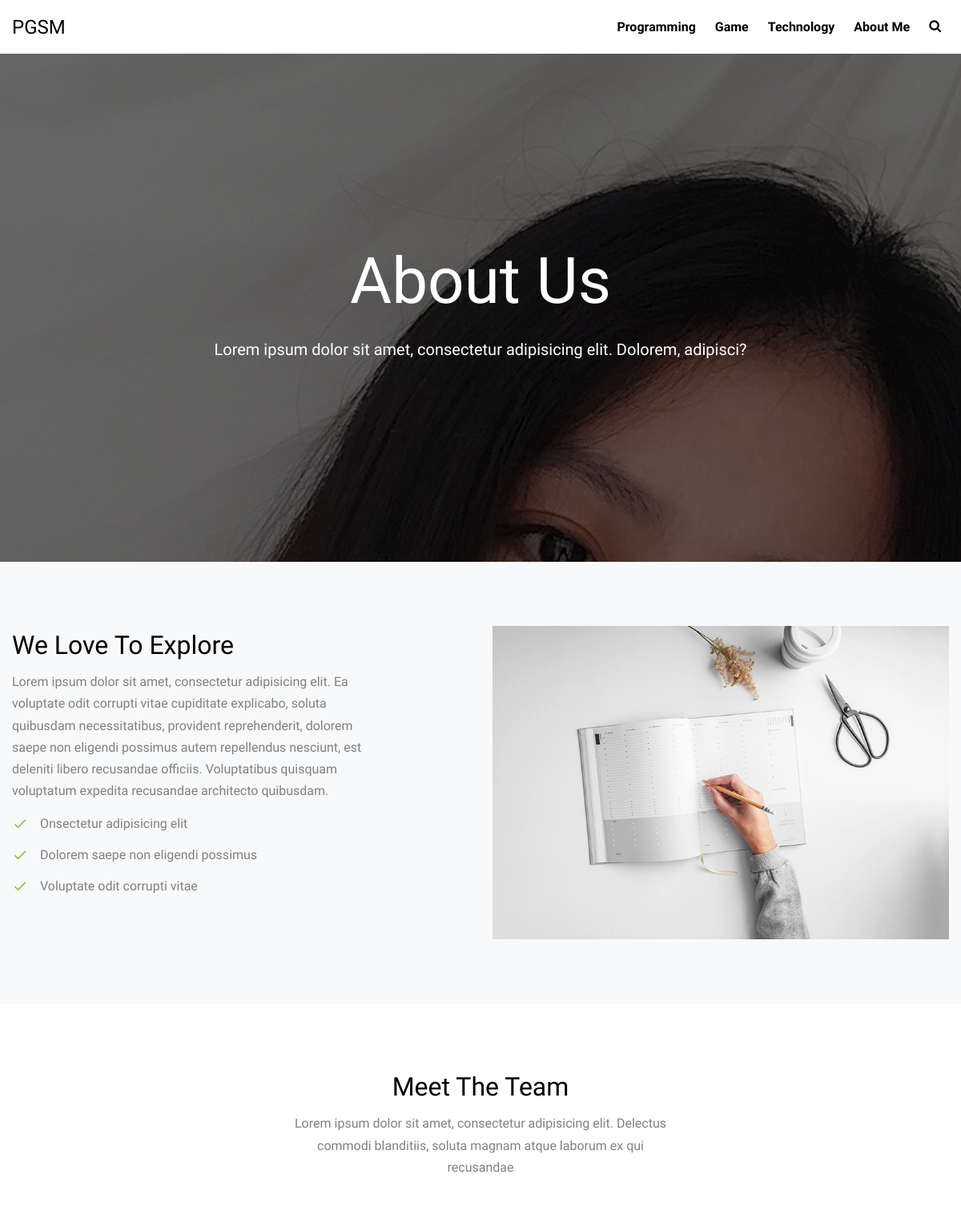
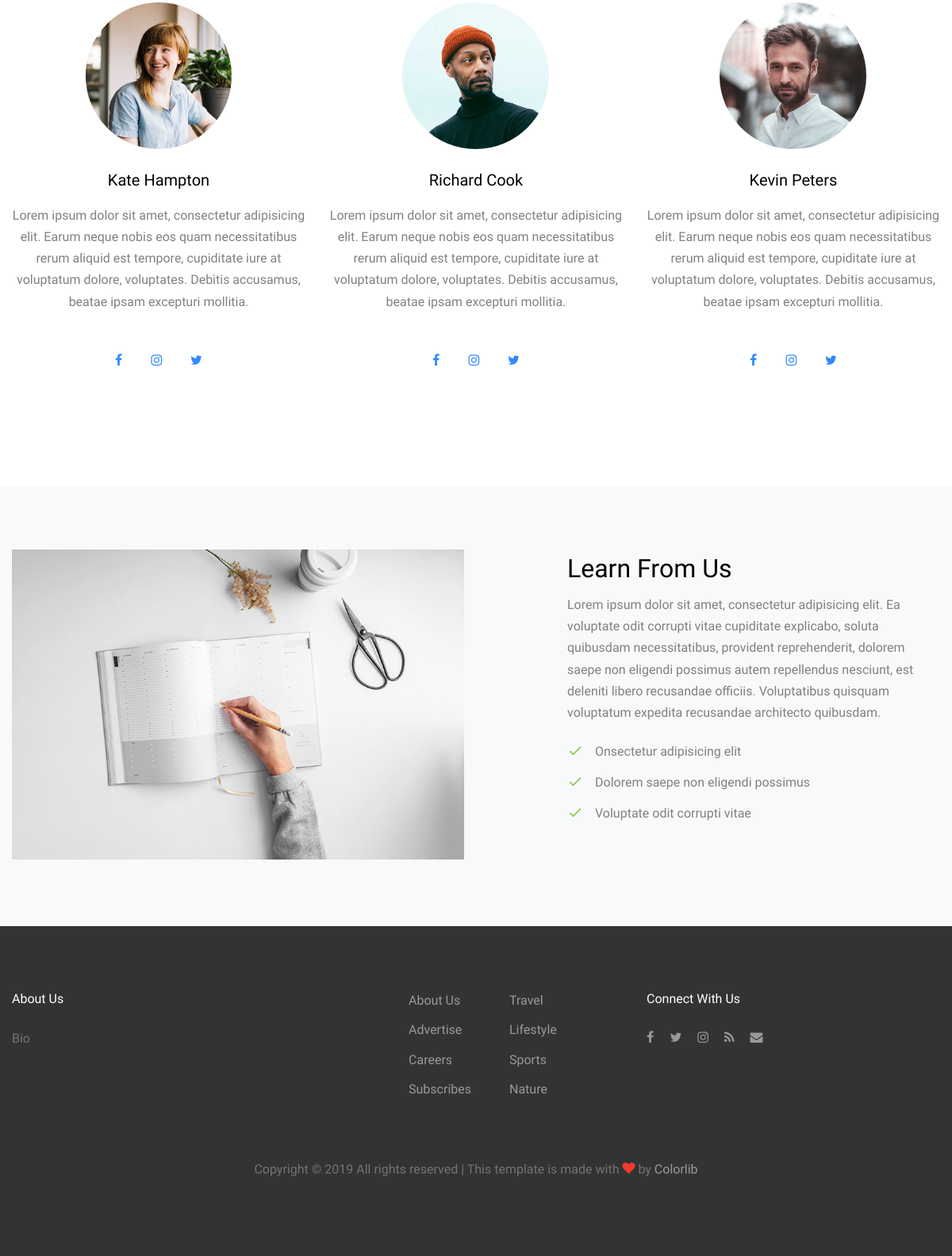
Page /about/minhanh on the committed database (2 pictures, top to bottom).
### blog/models.py (models this page shows, shortened)
class ArticleCategory(models.Model):
	name = models.CharField(max_length=100, unique=True)
	slug = models.SlugField(default='',editable=False)
	cover_img = models.ImageField(upload_to=('blog/article-category-cover'))
	summary = models.TextField(default="default summary")
	class Meta:
		verbose_name = "Article Category"
		verbose_name_plural = "Article Categories"
	def get_absolute_url(self):
		return reverse("blog:article-category", kwargs={"slug": self.slug})

class Profile(models.Model):
	user = models.OneToOneField(User, on_delete=models.CASCADE)
	nick_name = models.CharField(max_length=50,default='')
	bio = models.TextField(blank=True)
	address = models.TextField(blank=True)
	birth_date = models.DateField(null=True, blank=True)
	profile_pic = models.ImageField( upload_to="user/profile-pic", blank=True)

### blog/views.py (the view)
# urls.py: path('about/<str:user>',about, name='about')
def about(request, user):
	user = get_object_or_404(User, username=user)
	user_profile = Profile.objects.get(user=user)
	context = {
		'user_profile':user_profile
	}
	return render(request, 'blog/about.html',context)

### blog/templatetags/blog_tag_nav.py (called while the page is built)
@register.simple_tag
def blog_menu():
	menu = ArticleCategory.objects.all()
	return menu

@register.simple_tag
def blog_profile():
	user = User.objects.get(username='minhanh')
	profile = Profile.objects.get(user=user)
	return profile

### blog/templates/blog/about.html (shortened to what this page needs)
 {% extends 'base.html' %}
{% block content %}
    <div class="site-cover site-cover-sm same-height overlay single-page" style=" background-image: url('{{user_profile.profile_pic.url}}');">
      <div class="container">
        <div class="row same-height justify-content-center">
          <div class="col-md-12 col-lg-10">
            <div class="post-entry text-center">
              <h1 class="">About Us</h1>
              <p class="lead mb-4 text-white">Lorem ipsum dolor sit amet, consectetur adipisicing elit. Dolorem, adipisci?</p>
            </div>
          </div>
        </div>
      </div>
    </div>
    <div class="site-section bg-light">
      <div class="container">
        <div class="row">
          <div class="col-md-6 order-md-2">
            <img src="images/img_1.jpg" alt="Image" class="img-fluid">
          </div>
          <div class="col-md-5 mr-auto order-md-1">
            <h2>We Love To Explore</h2>
            <p>Lorem ipsum dolor sit amet, consectetur adipisicing elit. Ea voluptate odit corrupti vitae cupiditate explicabo, soluta quibusdam necessitatibus, provident reprehenderit, dolorem saepe non eligendi possimus autem repellendus nesciunt, est deleniti libero recusandae officiis. Voluptatibus quisquam voluptatum expedita recusandae architecto quibusdam.</p>
            <ul class="ul-check list-unstyled success">
              <li>Onsectetur adipisicing elit</li>
              <li>Dolorem saepe non eligendi possimus</li>
              <li>Voluptate odit corrupti vitae</li>
            </ul>
          </div>
        </div>
      </div>
    </div>
    <div class="site-section">
      <div class="container">
        <div class="row mb-5 justify-content-center">
          <div class="col-md-5 text-center">
            <h2>Meet The Team</h2>
            <p>Lorem ipsum dolor sit amet, consectetur adipisicing elit. Delectus commodi blanditiis, soluta magnam atque laborum ex qui recusandae</p>
          </div>
        </div>
        <div class="row">
          <div class="col-md-6 col-lg-4 mb-5 text-center">
            <img src="images/person_1.jpg" alt="Image" class="img-fluid w-50 rounded-circle mb-4">
            <h2 class="mb-3 h5">Kate Hampton</h2>
            <p>Lorem ipsum dolor sit amet, consectetur adipisicing elit. Earum neque nobis eos quam necessitatibus rerum aliquid est tempore, cupiditate iure at voluptatum dolore, voluptates. Debitis accusamus, beatae ipsam excepturi mollitia.</p>
            <p class="mt-5">
              <a href="#" class="p-3"><span class="icon-facebook"></span></a>
              <a href="#" class="p-3"><span class="icon-instagram"></span></a>
              <a href="#" class="p-3"><span class="icon-twitter"></span></a>
            </p>
          </div>
          <div class="col-md-6 col-lg-4 mb-5 text-center">
            <img src="images/person_2.jpg" alt="Image" class="img-fluid w-50 rounded-circle mb-4">
            <h2 class="mb-3 h5">Richard Cook</h2>
            <p>Lorem ipsum dolor sit amet, consectetur adipisicing elit. Earum neque nobis eos quam necessitatibus rerum aliquid est tempore, cupiditate iure at voluptatum dolore, voluptates. Debitis accusamus, beatae ipsam excepturi mollitia.</p>
            <p class="mt-5">
              <a href="#" class="p-3"><span class="icon-facebook"></span></a>
              <a href="#" class="p-3"><span class="icon-instagram"></span></a>
              <a href="#" class="p-3"><span class="icon-twitter"></span></a>
            </p>
          </div>
          <div class="col-md-6 col-lg-4 mb-5 text-center">
            <img src="images/person_3.jpg" alt="Image" class="img-fluid w-50 rounded-circle mb-4">
            <h2 class="mb-3 h5">Kevin Peters</h2>
            <p>Lorem ipsum dolor sit amet, consectetur adipisicing elit. Earum neque nobis eos quam necessitatibus rerum aliquid est tempore, cupiditate iure at voluptatum dolore, voluptates. Debitis accusamus, beatae ipsam excepturi mollitia.</p>
            <p class="mt-5">
              <a href="#" class="p-3"><span class="icon-facebook"></span></a>
              <a href="#" class="p-3"><span class="icon-instagram"></span></a>
              <a href="#" class="p-3"><span class="icon-twitter"></span></a>
            </p>
          </div>
        </div>
      </div>
    </div>
    <div class="site-section bg-light">
      <div class="container">
        <div class="row">
          <div class="col-md-6">
            <img src="images/img_1.jpg" alt="Image" class="img-fluid">
          </div>
          <div class="col-md-5 ml-auto">
            <h2>Learn From Us</h2>
            <p class="mb-4">Lorem ipsum dolor sit amet, consectetur adipisicing elit. Ea voluptate odit corrupti vitae cupiditate explicabo, soluta quibusdam necessitatibus, provident reprehenderit, dolorem saepe non eligendi possimus autem repellendus nesciunt, est deleniti libero recusandae officiis. Voluptatibus quisquam voluptatum expedita recusandae architecto quibusdam.</p>
            <ul class="ul-check list-unstyled success">
              <li>Onsectetur adipisicing elit</li>
              <li>Dolorem saepe non eligendi possimus</li>
              <li>Voluptate odit corrupti vitae</li>
            </ul>
          </div>
        </div>
      </div>
    </div>
{% endblock %}

### blog/templates/base.html (shortened to what this page needs)
{% load blog_tag_nav %}
{% load static %}
{% blog_menu as menu%}
{% blog_profile as profile %}
 <!DOCTYPE html>
<html lang="en">
  <head>
    <link rel="stylesheet" href="{% static 'blog/'%}fonts/icomoon/style.css">
    <link rel="stylesheet" href="{% static 'blog/'%}css/bootstrap.min.css">
    <link rel="stylesheet" href="{% static 'blog/'%}css/magnific-popup.css">
    <link rel="stylesheet" href="{% static 'blog/'%}css/jquery-ui.css">
    <link rel="stylesheet" href="{% static 'blog/'%}css/owl.carousel.min.css">
    <link rel="stylesheet" href="{% static 'blog/'%}css/owl.theme.default.min.css">
    <link rel="stylesheet" href="{% static 'blog/'%}css/bootstrap-datepicker.css">
    <link rel="stylesheet" href="{% static 'blog/'%}fonts/flaticon/font/flaticon.css">
    <link rel="stylesheet" href="{% static 'blog/'%}css/aos.css">
    <link rel="stylesheet" href="{% static 'blog/'%}css/style.css">
  </head>
  <body>
  <div class="site-wrap">
    {% block header %}
    <header class="site-navbar" role="banner">
      <div class="container-fluid">
        <div class="row align-items-center">
          <div class="col-4 site-logo">
            <a href="/" class="text-black h2 mb-0">PGSM</a>
          </div>
          <div class="col-8 text-right">
            <nav class="site-navigation" role="navigation">
              <ul class="site-menu js-clone-nav mr-auto d-none d-lg-block mb-0">
				        {% for item in menu %}
                <li><a href="{{item.get_absolute_url}}">{{ item.name|capfirst }}</a></li>
                {% endfor %}
                <li><a href="{% url "blog:about" "minhanh"%}">About Me</a></li>
                <li class="d-none d-lg-inline-block"><a href="#" class="js-search-toggle"><span class="icon-search"></span></a></li>
              </ul>
            </nav>
            <a href="#" class="site-menu-toggle js-menu-toggle text-black d-inline-block d-lg-none"></a></div>
          </div>
      </div>
    </header>
    {% endblock %}
  {% block content %}
	{% endblock %}
    {% block footer %}
    <div class="site-footer">
      <div class="container">
        <div class="row mb-5">
          <div class="col-md-4">
            <h3 class="footer-heading mb-4">About Us</h3>
            <p>Bio</p>
          </div>
          <div class="col-md-3 ml-auto">
            <ul class="list-unstyled float-left mr-5">
              <li><a href="#">About Us</a></li>
              <li><a href="#">Advertise</a></li>
              <li><a href="#">Careers</a></li>
              <li><a href="#">Subscribes</a></li>
            </ul>
            <ul class="list-unstyled float-left">
              <li><a href="#">Travel</a></li>
              <li><a href="#">Lifestyle</a></li>
              <li><a href="#">Sports</a></li>
              <li><a href="#">Nature</a></li>
            </ul>
          </div>
          <div class="col-md-4">
            <div>
              <h3 class="footer-heading mb-4">Connect With Us</h3>
              <p>
                <a href="#"><span class="icon-facebook pt-2 pr-2 pb-2 pl-0"></span></a>
                <a href="#"><span class="icon-twitter p-2"></span></a>
                <a href="#"><span class="icon-instagram p-2"></span></a>
                <a href="#"><span class="icon-rss p-2"></span></a>
                <a href="#"><span class="icon-envelope p-2"></span></a>
              </p>
            </div>
          </div>
        </div>
        <div class="row">
          <div class="col-12 text-center">
            <p>
              Copyright &copy; <script>document.write(new Date().getFullYear());</script> All rights reserved | This template is made with <i class="icon-heart text-danger" aria-hidden="true"></i> by <a href="https://colorlib.com" target="_blank" >Colorlib</a>
              </p>
          </div>
        </div>
      </div>
    </div>
    {% endblock %}
  </div>
  </body>
</html>

### static/blog/css/style.css (style rules this page uses)
body { line-height: 1.7; color: gray; font-weight: 300; font-size: 1rem; background: #fff; font-family: "Muli", -apple-system, BlinkMacSystemFont, "Segoe UI", Roboto, "Helvetica Neue", Arial, sans-serif, "Apple Color Emoji", "Segoe UI Emoji", "Segoe UI Symbol", "Noto Color Emoji"; }
a { -webkit-transition: .3s all ease; -o-transition: .3s all ease; transition: .3s all ease; color: #2f89fc; }
h1, h2, h3, h4, h5, .h1, .h2, .h3, .h4, .h5 { font-family: "Muli", -apple-system, BlinkMacSystemFont, "Segoe UI", Roboto, "Helvetica Neue", Arial, sans-serif, "Apple Color Emoji", "Segoe UI Emoji", "Segoe UI Symbol", "Noto Color Emoji"; line-height: 1.5; color: #000; }
.text-black { color: #000 !important; }
.site-wrap:before { -webkit-transition: .3s all ease-in-out; -o-transition: .3s all ease-in-out; transition: .3s all ease-in-out; background: rgba(0, 0, 0, 0.6); content: ""; position: absolute; z-index: 2000; top: 0; left: 0; right: 0; bottom: 0; opacity: 0; visibility: hidden; }
.site-section { padding: 2.5em 0; }
@media (min-width: 768px) { .site-section { padding: 5em 0; } }
.site-footer { padding: 4em 0; background: #333333; }
@media (min-width: 768px) { .site-footer { padding: 5em 0; } }
.site-footer p { color: #737373; }
.site-footer h2, .site-footer h3, .site-footer h4, .site-footer h5 { color: #fff; }
.site-footer a { color: #999999; }
.site-footer ul li { margin-bottom: 10px; }
.site-footer .footer-heading { font-size: 16px; color: #fff; }
.ul-check { margin-bottom: 50px; }
.ul-check li { position: relative; padding-left: 35px; margin-bottom: 15px; line-height: 1.5; }
.ul-check li:before { left: 0; font-size: 20px; top: -.3rem; font-family: "icomoon"; content: "\e5ca"; position: absolute; }
.ul-check.success li:before { color: #8bc34a; }
.site-navbar { margin-bottom: 0px; z-index: 1999; position: relative; width: 100%; background: #fff; }
.site-navbar .site-logo a { font-size: 1.5rem; }
.site-navbar .site-navigation .site-menu { margin-bottom: 0; }
.site-navbar .site-navigation .site-menu a { text-decoration: none !important; display: inline-block; }
.site-navbar .site-navigation .site-menu > li { display: inline-block; padding: 10px 10px; }
.site-navbar .site-navigation .site-menu > li > a { padding: 10px 0px; font-weight: 700; color: #000; text-decoration: none !important; }
.site-mobile-menu .site-nav-wrap { padding: 0; margin: 0; list-style: none; position: relative; }
.site-mobile-menu .site-nav-wrap a { padding: 10px 20px; display: block; position: relative; color: #212529; }
.site-mobile-menu .site-nav-wrap li { position: relative; display: block; }
.site-mobile-menu .site-nav-wrap > li { display: block; position: relative; float: left; width: 100%; }
.site-mobile-menu .site-nav-wrap > li > a { padding-left: 20px; font-size: 20px; }
.container { max-width: 1200px; }
.site-cover { background-size: cover; background-position: top center; position: relative; }
.site-cover.overlay:before { background: rgba(0, 0, 0, 0.6); position: absolute; content: ""; top: 0; left: 0; right: 0; bottom: 0; }
.site-cover, .site-cover .same-height { padding: 7em 0; }
.site-cover.single-page h1 { font-size: 2rem; color: #fff; }
@media (min-width: 992px) { .site-cover.single-page h1 { font-size: 5rem; } }

### rows in the picture
ArticleCategory: name "Programming"
ArticleCategory: name "Game"
ArticleCategory: name "Technology"
Profile: profile_pic (picture)
